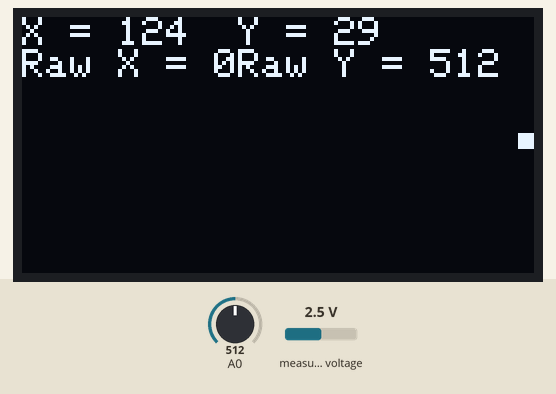
The sketch below on a simulated Arduino Uno, built with avr-gcc and run on an emulated ATmega328P. On the bench: 128×64 one-colour display. The inputs (shaded band) are chosen by the test bench; at power-on: A0 = 512, measured voltage 2.5 V. What the sketch prints to the serial monitor is not drawn.

Above: at 3.3 s.
3.4 s: A0 set to 716
At 4.0 s:
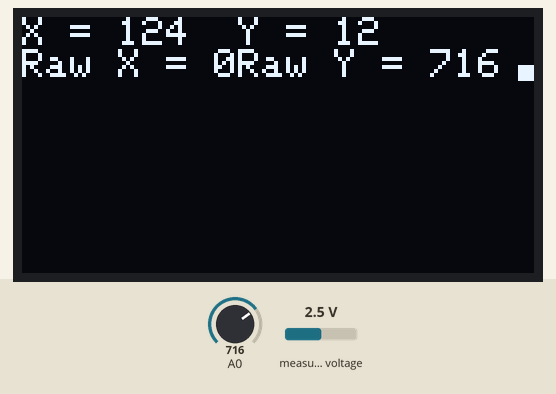
4.9 s: A0 set to 900
At 6.1 s:
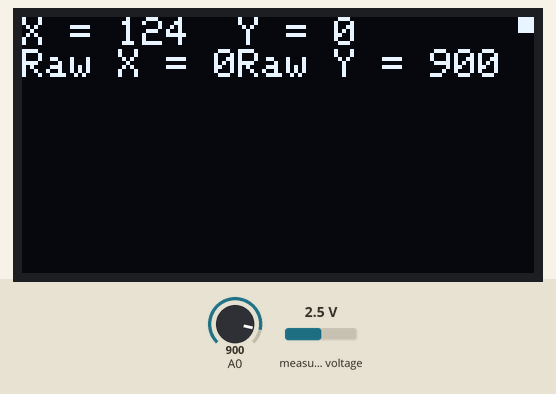
6.4 s: A0 set to 511
At 6.8 s:
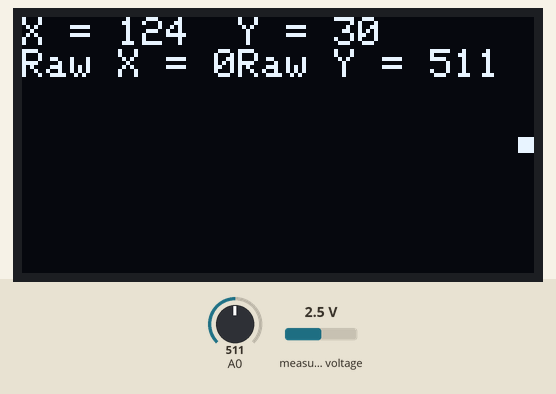
Timing chart, 0 to 9.4 s (numbered marks = the images above; inputs shaded):
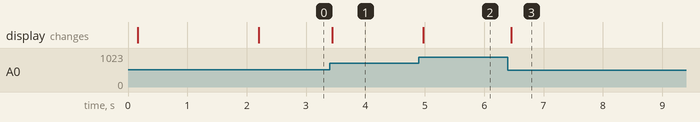

Measured:
- after the input at 3.4 s, the display: changes at once (image 1)
- after the input at 4.9 s, the display: changes after 0.07 s (image 2)
- after the input at 6.4 s, the display: changes after 0.06 s (image 3)

The sketch:

poc_Analog-x-y-joystick.ino.ino
```cpp
// ESP8266 - ADS1115 (0x48) for X + ESP8266 A0 for Y + SSD1306 OLED (0x3C)
// X from ADS1115 A1 (inverted), Y from ESP8266 A0
// 15% edge deadzones with snap to edges outside 15–85%

#include <Wire.h>
#include <Adafruit_GFX.h>
#include <Adafruit_SSD1306.h>
#include <Adafruit_ADS1X15.h>

#define SCREEN_WIDTH  128
#define SCREEN_HEIGHT 64
#define OLED_RESET    -1
#define OLED_ADDR     0x3C

Adafruit_SSD1306 display(SCREEN_WIDTH, SCREEN_HEIGHT, &Wire, OLED_RESET);
Adafruit_ADS1115 ads;

int prevX = -1;
int prevY = -1;

void setup() {
  Serial.begin(115200);
  delay(100);
  Serial.println("\nOLED Cursor - X: ADS1115 A1  |  Y: ESP8266 A0");

  Wire.begin();

  if (!display.begin(SSD1306_SWITCHCAPVCC, OLED_ADDR)) {
    Serial.println(F("SSD1306 failed"));
    for(;;);
  }
  display.clearDisplay();
  display.setTextSize(1);
  display.setTextColor(SSD1306_WHITE);
  display.setCursor(0, 0);
  display.println(F("X = ADS A1   Y = ESP A0"));
  display.println(F("Inverted X + Edge Snap"));
  display.display();
  delay(2000);

  if (!ads.begin(0x48)) {
    Serial.println("ADS1115 init failed!");
    for(;;);
  }
  ads.setGain(GAIN_ONE);  // ±4.096V range for X

  // ESP8266 A0 is ready by default - no init needed
  // analogRead(A0) uses the single ADC pin (0-1023)

  display.clearDisplay();
}

void loop() {
  // X from ADS1115 channel 1 (A0)
  int16_t adcX = ads.readADC_SingleEnded(0);

  // Y from ESP8266 built-in A0 pin (10-bit: 0-1023)
  int adcY = analogRead(A0);

  // Optional debug print
  // Serial.print("X (ADS A1): "); Serial.print(adcX);
  // Serial.print("   Y (ESP A0): "); Serial.println(adcY);

  // ─────────────────────────────────────────────
  // Deadzone / edge bracketing - separate ranges
  // ─────────────────────────────────────────────

  // For X (ADS1115 16-bit)
  const int16_t xMin   = 0;
  const int16_t xMax   = 20000;
  const float deadband = 0.15;
  const int16_t xLow   = xMin + (int)((xMax - xMin) * deadband);    // ~4915
  const int16_t xHigh  = xMax - (int)((xMax - xMin) * deadband);    // ~27852

  int16_t clampedX = adcX;
  if (clampedX < xLow)  clampedX = xMin;
  if (clampedX > xHigh) clampedX = xMax;

  // For Y (ESP8266 10-bit)
  const int yMin   = 0;
  const int yMax   = 1023;
  const int yLow   = yMin + (int)((yMax - yMin) * deadband);   // ~153
  const int yHigh  = yMax - (int)((yMax - yMin) * deadband);   // ~870

  int clampedY = adcY;
  if (clampedY < yLow)  clampedY = yLow;
  if (clampedY > yHigh) clampedY = yHigh;

  // ─────────────────────────────────────────────
  // Map to screen coordinates
  // ─────────────────────────────────────────────
  // X inverted: high raw → left side
   int x = map(clampedX, xLow, xHigh, SCREEN_WIDTH - 4, 0);

  // Y normal: low raw → top of screen
  int y = map(clampedY, yHigh,yLow, 0, SCREEN_HEIGHT - 4);

  x = constrain(x, 0, SCREEN_WIDTH - 4);
  y = constrain(y, 0, SCREEN_HEIGHT - 4);

  // Redraw only if position changed
  if (x != prevX || y != prevY) {
    display.clearDisplay();
    display.fillRect(x, y, 4, 4, SSD1306_WHITE);
display.setTextSize(1);
display.setTextColor(SSD1306_WHITE);
display.setCursor(0, 0);           // top-left corner

display.print(F("X = "));
display.print(x);                  // directly print the integer variable
display.print(F("  Y = "));
display.println(y);                  // same for y

display.print(F("Raw X = "));
display.print(adcX);                  // directly print the integer variable
display.print(F("Raw Y = "));
display.println(adcY);

    display.display();

    prevX = x;
    prevY = y;
  }

  delay(40);  // ~25 updates/sec
}
```
